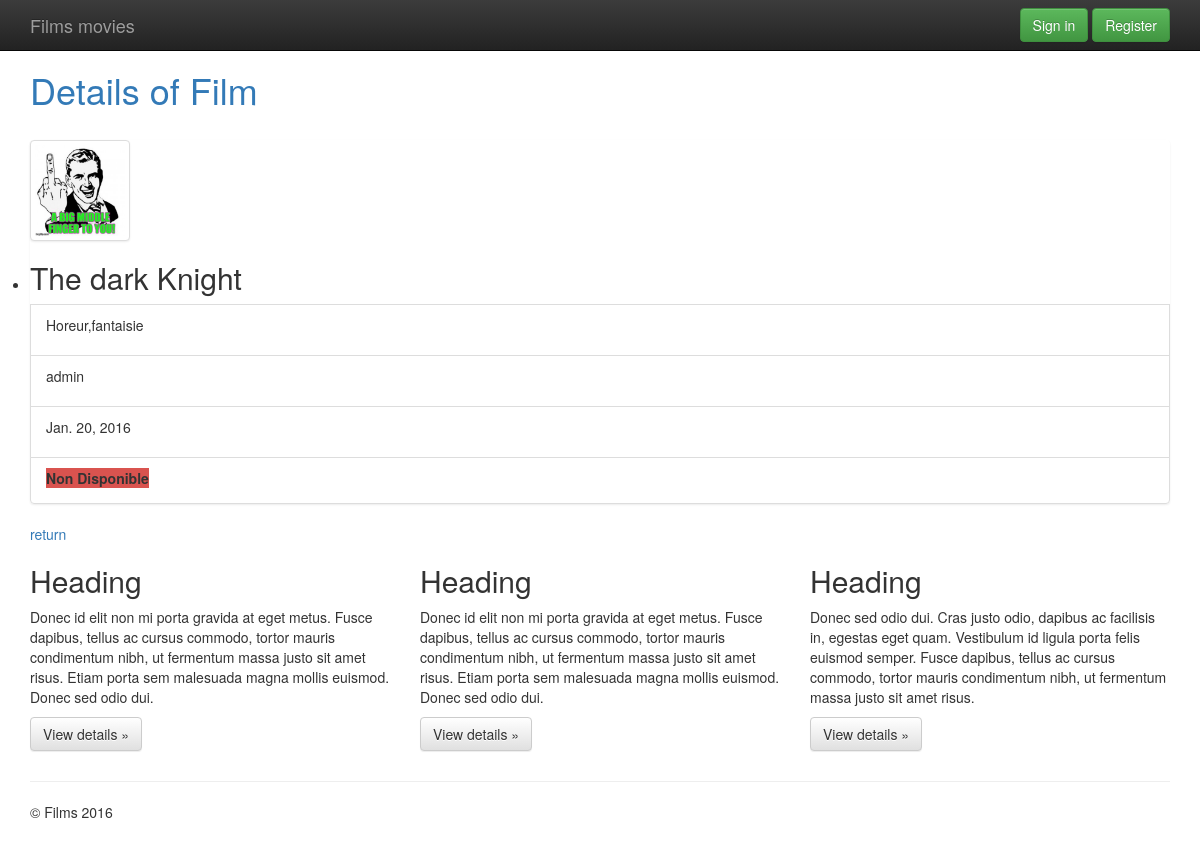
Screenshot of /film/2 with the database file from the repository.
### films/models.py (models this page shows, shortened)
class Film(models.Model):
    nom = models.CharField(max_length=255)
    auteur = models.ForeignKey(Author)
    date_sortie  = models.DateField()
    disponible= models.BooleanField(default= True)
    genre = models.ManyToManyField(Genre)
    image= models.ImageField(upload_to='photos')
    auteurs = models.ManyToManyField(User,through='Favori')

class Genre(models.Model):
    nom = models.CharField(max_length=255)
    def __str__(self):
        return self.nom

class Author(models.Model):
    date= models.DateField(auto_now=1)
    user = models.OneToOneField(settings.AUTH_USER_MODEL)
    def __str__(self):
        return '%s' % (self.user.username)

### films/views.py (the view)
# urls.py: url(r'^film/(?P<pk>\d+)$', hv.FilmDetail.as_view(), name="Film-detail"),
class FilmDetail(DetailView):
    model = Film
    fields = '__all__'

### templates/films/Film_detail.html
{% extends "base.html" %}
{% block content %}
  <h1 class="text-primary">Details of Film</h1>
<br>
<ul class="list-group">
    <li class="list-group-item-heading">
        <img src="media/{{film.image}}" width="100px" class="thumbnail"/>
        <h2>{{film.nom}}</h2>
    </li>
    <li class="list-group-item">
        <p>{{film.genre.all|join:","}}</p>
    </li>
    <li class="list-group-item">
        <p>{{film.auteur}}</p>
    </li>
    <li class="list-group-item">
        <p>{{film.date_sortie}}</p>
    </li>
    <li class="list-group-item">
        {% if film.disponible %}
        <label class="label-success">Disponible</label>
            {%  else %}
            <label class="label-danger">Non Disponible</label>
        {% endif %}
    </li>
</ul>
<a href="{%  url 'Films-list' %}" > return</a>
{% endblock %}

### templates/base.html (style rules this page uses)
body { padding-top: 50px; padding-bottom: 20px; }

### rows the page displays
Film: image (picture), nom "The dark Knight", genre.all "Horeur,fantaisie", auteur "admin", date_sortie "Jan. 20, 2016"
